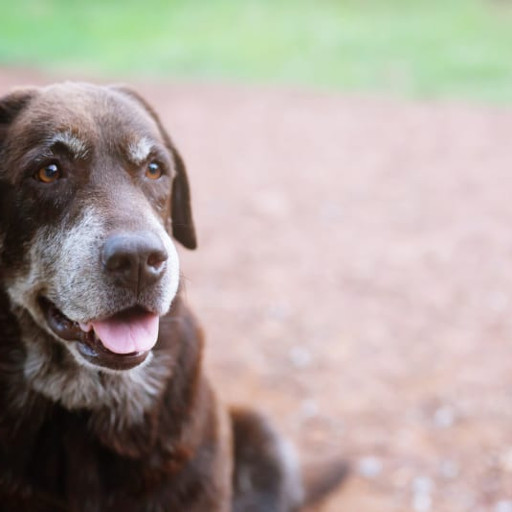
#> input picture chapter03/image-dog.jpg, 512 x 512 px, found by its file name
$ python augmentation.py
#> lines starting #> are read from the running program, lines starting #| are printed output that depends on the picture
import cv2
import numpy as np


def random_flip(image):
    code = np.random.choice([-1,0,1])
    flip_image =cv2.flip(image,code)
    return flip_image

def random_shift(image):
    rows, cols = image.shape[:2]
    shift_x = int(np.random.uniform(-0.2, 0.2) * cols)
    shift_y = int(np.random.uniform(-0.2, 0.2) * rows)
    shift_matrix = np.float32([[1, 0, shift_x], [0, 1, shift_y]])
    shifted_image = cv2.warpAffine(image, shift_matrix, (cols, rows))
    return shifted_image

def random_rotation(image):
    rows, cols = image.shape[:2]
    angle = np.random.uniform(-45,45)
    rotation_matrix = cv2.getRotationMatrix2D((cols / 2, rows / 2), angle, 1)
    rotated_image = cv2.warpAffine(image, rotation_matrix, (cols, rows))
    return rotated_image

def random_brightness(image):
    brightness_factor = 1 + np.random.uniform(-0.5, 0.5)
    brightened_image = cv2.convertScaleAbs(image, alpha=brightness_factor, beta=0)
    return brightened_image

image = cv2.imread("C:/Users/dungv/Projects/Hand_On_Ml_Project_withOpenCV/chapter03/image-dog.jpg")
#> image is the input picture: shape (512, 512, 3); mean B, G, R 157.5, 164.1, 174.1
image1 = image.copy()
random_function = np.random.choice([random_flip, random_shift, random_rotation, random_brightness])
image1 = random_function(image1)
#> in random_flip, `flip_image =cv2.flip(image,code)`:
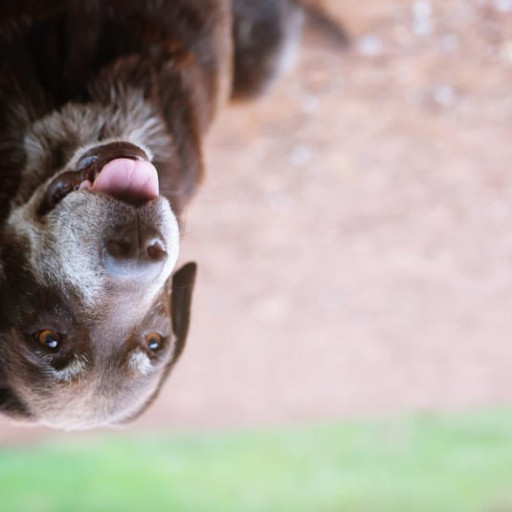
#> flip_image: shape (512, 512, 3); mean B, G, R 157.5, 164.1, 174.1
cv2.imshow('kq1',image1)
cv2.waitKey(0)
cv2.destroyAllWindows()

$ run again, with chapter03/image-cat.jpg copied over chapter03/image-dog.jpg
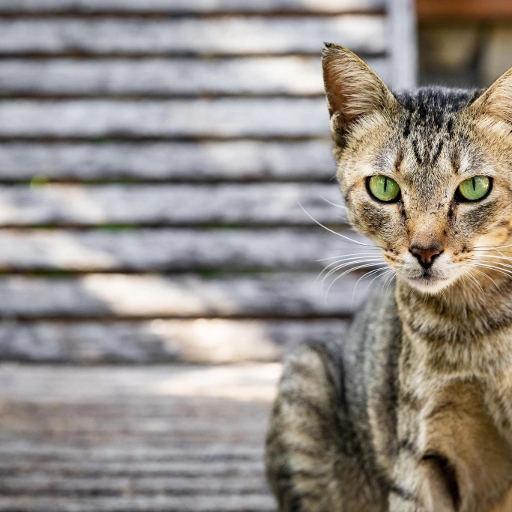
#> input picture chapter03/image-cat.jpg, 512 x 512 px, found by its file name
#> image is the input picture: shape (512, 512, 3); mean B, G, R 134.6, 140.9, 147.7
#> in random_flip, `flip_image =cv2.flip(image,code)`:
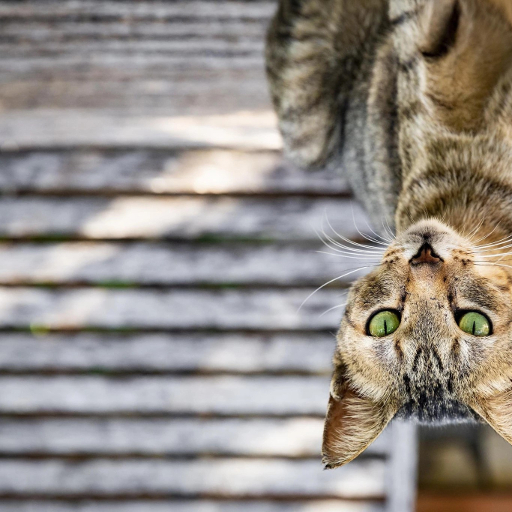
#> flip_image: shape (512, 512, 3); mean B, G, R 134.6, 140.9, 147.7
